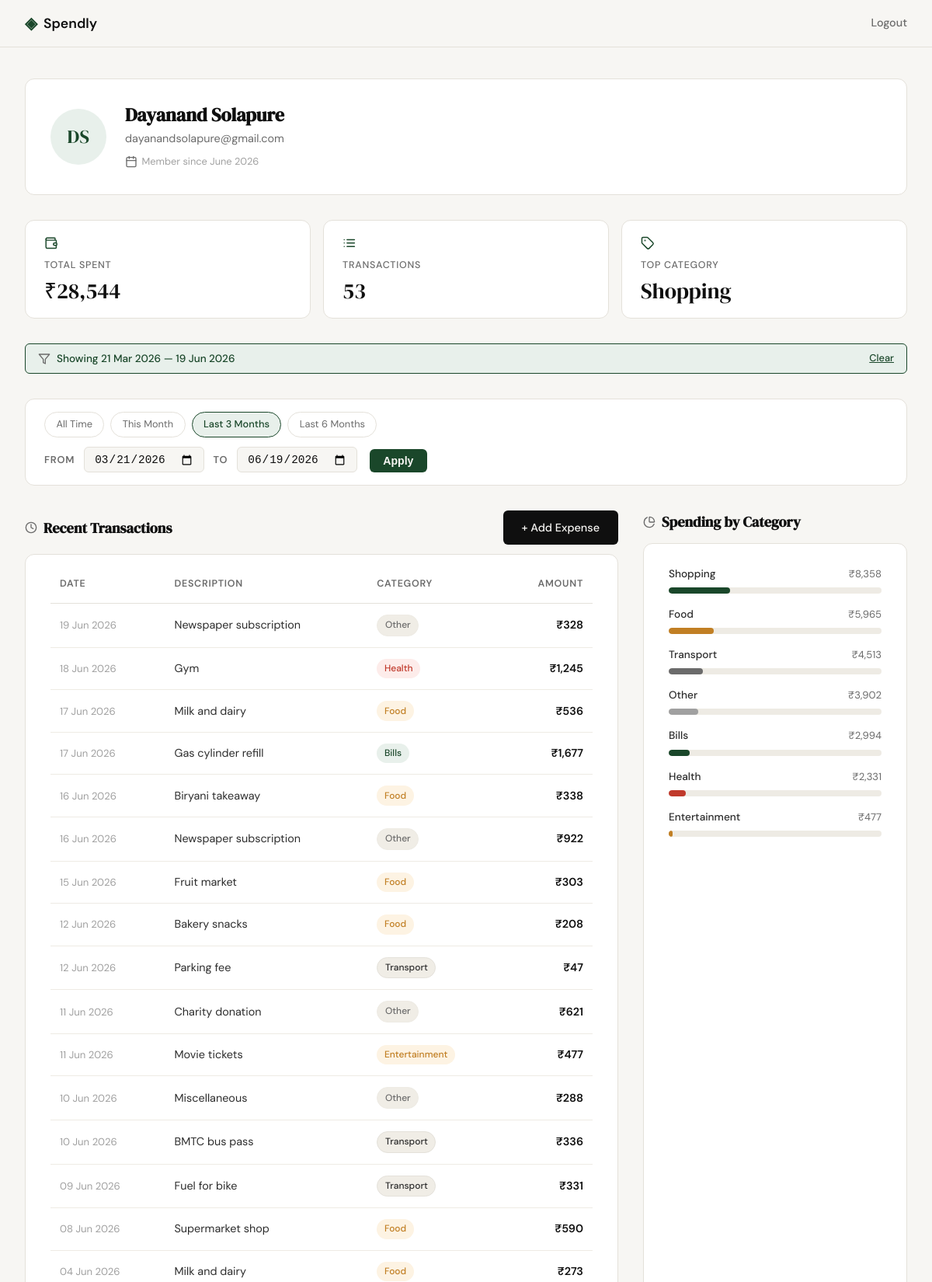
The app's page /profile?from_date=2026-03-21&to_date=2026-06-19 (signed in, upper part) with its own data.
### tables this page shows
CREATE TABLE users (
            id            INTEGER PRIMARY KEY AUTOINCREMENT,
            name          TEXT    NOT NULL,
            email         TEXT    UNIQUE NOT NULL,
            password_hash TEXT    NOT NULL,
            created_at    TEXT    DEFAULT (datetime('now'))
        );

CREATE TABLE expenses (
            id          INTEGER PRIMARY KEY AUTOINCREMENT,
            user_id     INTEGER NOT NULL,
            amount      REAL    NOT NULL,
            category    TEXT    NOT NULL,
            date        TEXT    NOT NULL,
            description TEXT,
            created_at  TEXT    DEFAULT (datetime('now')),
            FOREIGN KEY (user_id) REFERENCES users (id)
        );

### app.py (the view)
@app.route("/profile")
def profile():
    if not session.get("user_id"):
        return redirect(url_for("login"))
    db_user = get_user_by_id(session["user_id"])
    if db_user is None:
        session.clear()
        return redirect(url_for("login"))
    user = {
        "name": db_user["name"],
        "email": db_user["email"],
        "member_since": _fmt_member_since(db_user["created_at"]),
    }
    filter_from = request.args.get("from_date", "").strip()
    filter_to = request.args.get("to_date", "").strip()
    filter_error = None
    filter_hint = None
    active_filter = False
    if filter_from and not _DATE_RE.match(filter_from):
        filter_error = "Invalid start date. Use YYYY-MM-DD format."
        filter_from = filter_to = ""
    elif filter_to and not _DATE_RE.match(filter_to):
        filter_error = "Invalid end date. Use YYYY-MM-DD format."
        filter_from = filter_to = ""
    elif bool(filter_from) != bool(filter_to):
        filter_hint = "Please provide both a start and an end date."
        filter_from = filter_to = ""
    elif filter_from and filter_to:
        if filter_from > filter_to:
            filter_error = "Start date must be on or before the end date."
            filter_from = filter_to = ""
        else:
            active_filter = True
    user_id = session["user_id"]
    from_arg = filter_from if active_filter else None
    to_arg = filter_to if active_filter else None
    expenses = get_user_expenses(user_id, from_arg, to_arg)
    stats = get_user_stats(user_id, from_arg, to_arg)
    categories = get_user_categories(user_id, from_arg, to_arg)
    filter_from_display = _fmt_date(filter_from) if active_filter else ""
    filter_to_display = _fmt_date(filter_to) if active_filter else ""
    _today = date.today()
    quick_filters = {
        "This Month":    (_today.replace(day=1).isoformat(), _today.isoformat()),
        "Last 3 Months": ((_today - timedelta(days=90)).isoformat(), _today.isoformat()),
        "Last 6 Months": ((_today - timedelta(days=180)).isoformat(), _today.isoformat()),
    }
    return render_template(
        "profile.html",
        user=user, stats=stats, expenses=expenses, categories=categories,
        filter_from=filter_from, filter_to=filter_to,
        filter_from_display=filter_from_display, filter_to_display=filter_to_display,
        active_filter=active_filter,
        filter_error=filter_error, filter_hint=filter_hint,
        quick_filters=quick_filters,
    )

### app.py (called while the page is built)
@app.after_request
def set_security_headers(response):
    response.headers["X-Content-Type-Options"] = "nosniff"
    response.headers["X-Frame-Options"] = "DENY"
    response.headers["Referrer-Policy"] = "strict-origin-when-cross-origin"
    return response

### database/db.py (called while the page is built)
def get_db():
    conn = sqlite3.connect(DB_PATH)
    conn.row_factory = sqlite3.Row
    conn.execute("PRAGMA foreign_keys = ON")
    return conn

def get_user_by_id(user_id):
    conn = get_db()
    cursor = conn.cursor()
    cursor.execute("SELECT * FROM users WHERE id = ?", (user_id,))
    user = cursor.fetchone()
    conn.close()
    return user

def _fmt_amount(amount_float):
    return f"₹{int(amount_float):,}"

def _fmt_date(date_str):
    dt = datetime.strptime(date_str, "%Y-%m-%d")
    return dt.strftime("%#d %b %Y")

def _fmt_member_since(created_at_str):
    dt = datetime.strptime(created_at_str, "%Y-%m-%d %H:%M:%S")
    return dt.strftime("%B %Y")

def _date_filter(from_date, to_date):
    if from_date and to_date:
        return " AND date BETWEEN ? AND ?", [from_date, to_date]
    return "", []

def get_user_expenses(user_id, from_date=None, to_date=None):
    conn = get_db()
    cursor = conn.cursor()
    date_clause, date_params = _date_filter(from_date, to_date)
    sql = ("SELECT date, description, category, amount FROM expenses "
           "WHERE user_id = ?" + date_clause)
    params = [user_id] + date_params
    sql += " ORDER BY date DESC" if date_clause else " ORDER BY date DESC LIMIT 10"
    cursor.execute(sql, params)
    rows = cursor.fetchall()
    conn.close()
    return [
        {
            "date": _fmt_date(row["date"]),
            "description": row["description"],
            "category": row["category"],
            "amount": _fmt_amount(row["amount"]),
        }
        for row in rows
    ]

### templates/profile.html (shortened to what this page needs)
{% extends "base.html" %}
{% block head %}
<link rel="stylesheet" href="{{ url_for('static', filename='css/profile.css') }}">
{% endblock %}
{% block content %}
<div class="profile-page">
  <div class="profile-inner">
    <section class="profile-hero">
      <div class="profile-avatar">
        <span class="profile-avatar__initials">
          {{ user.name.split()[0][0] }}{{ user.name.split()[-1][0] }}
        </span>
      </div>
      <div class="profile-identity">
        <h1 class="profile-identity__name">{{ user.name }}</h1>
        <p class="profile-identity__email">{{ user.email }}</p>
        <p class="profile-identity__since">
          <i data-lucide="calendar" class="profile-icon"></i>
          Member since {{ user.member_since }}
        </p>
      </div>
    </section>
    <section class="profile-stats">
      <div class="profile-stat-card">
        <i data-lucide="wallet" class="profile-stat-card__icon"></i>
        <span class="profile-stat-card__label">Total Spent</span>
        <span class="profile-stat-card__value">{{ stats.total_spent }}</span>
      </div>
      <div class="profile-stat-card">
        <i data-lucide="list" class="profile-stat-card__icon"></i>
        <span class="profile-stat-card__label">Transactions</span>
        <span class="profile-stat-card__value">{{ stats.transaction_count }}</span>
      </div>
      <div class="profile-stat-card">
        <i data-lucide="tag" class="profile-stat-card__icon"></i>
        <span class="profile-stat-card__label">Top Category</span>
        <span class="profile-stat-card__value">{{ stats.top_category }}</span>
      </div>
    </section>
    {% if active_filter %}
    <div class="filter-active-badge">
      <i data-lucide="filter" class="profile-icon"></i>
      Showing {{ filter_from_display }} — {{ filter_to_display }}
      <a href="{{ url_for('profile') }}" class="filter-active-badge__clear">Clear</a>
    </div>
    {% endif %}
    <form class="filter-form" method="GET" action="{{ url_for('profile') }}">
      <div class="quick-filter">
        <a href="{{ url_for('profile') }}"
           class="quick-filter__btn {% if not active_filter %}quick-filter__btn--active{% endif %}">
          All Time
        </a>
        {% for label, (from_d, to_d) in quick_filters.items() %}
        <a href="{{ url_for('profile', from_date=from_d, to_date=to_d) }}"
           class="quick-filter__btn {% if filter_from == from_d and filter_to == to_d %}quick-filter__btn--active{% endif %}">
          {{ label }}
        </a>
        {% endfor %}
      </div>
      <div class="filter-form__row">
        <div class="filter-form__fields">
          <label class="filter-form__label" for="from_date">From</label>
          <input class="filter-form__input" type="date" id="from_date"
                 name="from_date" value="{{ filter_from }}">
          <label class="filter-form__label" for="to_date">To</label>
          <input class="filter-form__input" type="date" id="to_date"
                 name="to_date" value="{{ filter_to }}">
        </div>
        <div class="filter-form__actions">
          <button class="filter-form__btn" type="submit">Apply</button>
        </div>
      </div>
    </form>
    <div class="profile-bottom-grid">
      <section class="profile-section">
        <div class="profile-section__header">
          <h2 class="profile-section__heading">
            <i data-lucide="clock" class="profile-icon"></i>
            Recent Transactions
          </h2>
          <a href="{{ url_for('add_expense_view') }}" class="btn-primary">+ Add Expense</a>
        </div>
        <div class="profile-card">
          <table class="txn-table">
            <thead class="txn-table__head">
              <tr>
                <th class="txn-table__th">Date</th>
                <th class="txn-table__th">Description</th>
                <th class="txn-table__th">Category</th>
                <th class="txn-table__th txn-table__th--right">Amount</th>
              </tr>
            </thead>
            <tbody>
              {% for expense in expenses %}
              <tr class="txn-table__row">
                <td class="txn-table__td txn-table__td--date">{{ expense.date }}</td>
                <td class="txn-table__td">{{ expense.description }}</td>
                <td class="txn-table__td">
                  <span class="cat-badge cat-badge--{{ expense.category | lower | replace(' ', '-') }}">
                    {{ expense.category }}
                  </span>
                </td>
                <td class="txn-table__td txn-table__td--amount">{{ expense.amount }}</td>
              </tr>
              {% endfor %}
            </tbody>
          </table>
        </div>
      </section>
      <section class="profile-section">
        <h2 class="profile-section__heading">
          <i data-lucide="pie-chart" class="profile-icon"></i>
          Spending by Category
        </h2>
        <div class="profile-card profile-card--full-height">
          <div class="cat-breakdown">
            {% for cat in categories %}
            <div class="cat-breakdown__row">
              <div class="cat-breakdown__meta">
                <span class="cat-breakdown__name">{{ cat.name }}</span>
                <span class="cat-breakdown__total">{{ cat.total }}</span>
              </div>
              <div class="cat-breakdown__track">
                <div
                  class="cat-breakdown__fill cat-breakdown__fill--{{ cat.name | lower | replace(' ', '-') }}"
                  style="--bar-pct: {{ cat.pct }}%">
                </div>
              </div>
            </div>
            {% endfor %}
          </div>
        </div>
      </section>
    </div>
  </div>
</div>
{% endblock %}

### static/css/style.css (style rules this page uses)
:root { --ink: #0f0f0f; --ink-soft: #2d2d2d; --ink-muted: #6b6b6b; --ink-faint: #a0a0a0; --paper: #f7f6f3; --paper-warm: #f0ede6; --paper-card: #ffffff; --accent: #1a472a; --accent-light: #e8f0eb; --accent-2: #c17f24; --accent-2-light: #fdf3e3; --danger: #c0392b; --danger-light: #fdecea; --border: #e4e1da; --border-soft: #eeebe4; --font-display: 'DM Serif Display', Georgia, serif; --font-body: 'DM Sans', system-ui, sans-serif; --max-width: 1200px; --auth-width: 440px; --radius-sm: 6px; --radius-md: 12px; --radius-lg: 20px; }
*, *::before, *::after { box-sizing: border-box; margin: 0; padding: 0; }
html { font-size: 16px; scroll-behavior: smooth; }
body { background: var(--paper); color: var(--ink); font-family: var(--font-body); font-size: 1rem; line-height: 1.6; -webkit-font-smoothing: antialiased; }
a { color: inherit; text-decoration: none; }
.btn-primary { display: inline-block; background: var(--ink); color: var(--paper); padding: 0.65rem 1.5rem; border-radius: var(--radius-sm); font-family: var(--font-body); font-size: 0.9rem; font-weight: 500; cursor: pointer; border: none; transition: background 0.2s; text-decoration: none; }

### records on screen
users: name "D", name "S", name "Dayanand Solapure", email "dayanandsolapure@gmail.com"
expenses: date "19 Jun 2026", description "Newspaper subscription", category "Other", amount "₹328"
expenses: date "18 Jun 2026", description "Gym", category "Health", amount "₹1,245"
expenses: date "17 Jun 2026", description "Milk and dairy", category "Food", amount "₹536"
expenses: date "17 Jun 2026", description "Gas cylinder refill", category "Bills", amount "₹1,677"
expenses: date "16 Jun 2026", description "Biryani takeaway", category "Food", amount "₹338"
expenses: date "16 Jun 2026", description "Newspaper subscription", category "Other", amount "₹922"
expenses: date "15 Jun 2026", description "Fruit market", category "Food", amount "₹303"
expenses: date "12 Jun 2026", description "Bakery snacks", category "Food", amount "₹208"
expenses: date "12 Jun 2026", description "Parking fee", category "Transport", amount "₹47"
expenses: date "11 Jun 2026", description "Charity donation", category "Other", amount "₹621"
expenses: date "11 Jun 2026", description "Movie tickets", category "Entertainment", amount "₹477"
expenses: date "10 Jun 2026", description "Miscellaneous", category "Other", amount "₹288"
expenses: date "10 Jun 2026", description "BMTC bus pass", category "Transport", amount "₹336"
expenses: date "09 Jun 2026", description "Fuel for bike", category "Transport", amount "₹331"
expenses: date "08 Jun 2026", description "Supermarket shop", category "Food", amount "₹590"
expenses: date "04 Jun 2026", description "Milk and dairy", category "Food", amount "₹273"

### other values on screen
{{ user.member_since }} "June 2026"
{{ stats.total_spent }} "₹28,544"
{{ stats.transaction_count }} "53"
{{ stats.top_category }} "Shopping"
{{ filter_from_display }} "21 Mar 2026"
{{ filter_to_display }} "19 Jun 2026"
{{ label }} "This Month" "Last 3 Months" "Last 6 Months"
{{ cat.name }} "Shopping" "Food" "Transport" "Other" "Bills" "Health" "Entertainment"
{{ cat.total }} "₹8,358" "₹5,965" "₹4,513" "₹3,902" "₹2,994" "₹2,331" "₹477"
